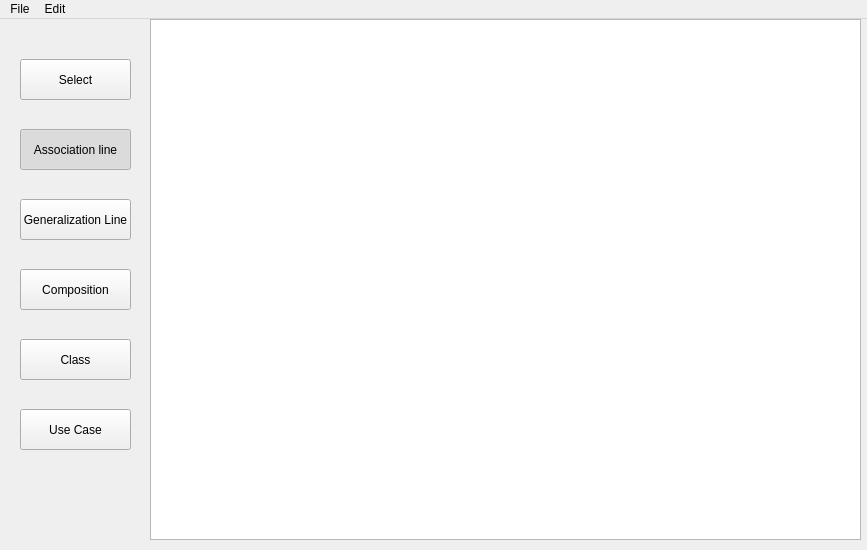
<?xml version="1.0" encoding="UTF-8"?>
<ui version="4.0">
 <class>MainWindow</class>
 <widget class="QMainWindow" name="MainWindow">
  <property name="geometry">
   <rect>
    <x>0</x>
    <y>0</y>
    <width>867</width>
    <height>550</height>
   </rect>
  </property>
  <property name="windowTitle">
   <string>UMLEditor</string>
  </property>
  <widget class="QWidget" name="centralWidget">
   <widget class="QPushButton" name="select_Button">
    <property name="geometry">
     <rect>
      <x>20</x>
      <y>40</y>
      <width>111</width>
      <height>41</height>
     </rect>
    </property>
    <property name="text">
     <string>Select</string>
    </property>
    <property name="checkable">
     <bool>true</bool>
    </property>
    <property name="checked">
     <bool>false</bool>
    </property>
    <property name="autoExclusive">
     <bool>false</bool>
    </property>
   </widget>
   <widget class="QPushButton" name="ass_line_Button">
    <property name="geometry">
     <rect>
      <x>20</x>
      <y>110</y>
      <width>111</width>
      <height>41</height>
     </rect>
    </property>
    <property name="layoutDirection">
     <enum>Qt::LeftToRight</enum>
    </property>
    <property name="text">
     <string>Association line</string>
    </property>
    <property name="checkable">
     <bool>true</bool>
    </property>
    <property name="checked">
     <bool>true</bool>
    </property>
    <property name="autoExclusive">
     <bool>false</bool>
    </property>
   </widget>
   <widget class="QPushButton" name="gen_line_Button">
    <property name="geometry">
     <rect>
      <x>20</x>
      <y>180</y>
      <width>111</width>
      <height>41</height>
     </rect>
    </property>
    <property name="text">
     <string>Generalization Line</string>
    </property>
    <property name="checkable">
     <bool>false</bool>
    </property>
    <property name="checked">
     <bool>false</bool>
    </property>
    <property name="autoExclusive">
     <bool>false</bool>
    </property>
   </widget>
   <widget class="QPushButton" name="compo_Button">
    <property name="geometry">
     <rect>
      <x>20</x>
      <y>250</y>
      <width>111</width>
      <height>41</height>
     </rect>
    </property>
    <property name="text">
     <string>Composition</string>
    </property>
    <property name="checkable">
     <bool>true</bool>
    </property>
    <property name="autoExclusive">
     <bool>true</bool>
    </property>
   </widget>
   <widget class="QPushButton" name="class_Button">
    <property name="geometry">
     <rect>
      <x>20</x>
      <y>320</y>
      <width>111</width>
      <height>41</height>
     </rect>
    </property>
    <property name="text">
     <string>Class</string>
    </property>
    <property name="checkable">
     <bool>true</bool>
    </property>
    <property name="autoExclusive">
     <bool>false</bool>
    </property>
   </widget>
   <widget class="QPushButton" name="use_case_Button">
    <property name="geometry">
     <rect>
      <x>20</x>
      <y>390</y>
      <width>111</width>
      <height>41</height>
     </rect>
    </property>
    <property name="text">
     <string>Use Case</string>
    </property>
    <property name="checkable">
     <bool>true</bool>
    </property>
    <property name="autoExclusive">
     <bool>false</bool>
    </property>
   </widget>
   <widget class="QGraphicsView" name="graphicsView">
    <property name="geometry">
     <rect>
      <x>150</x>
      <y>0</y>
      <width>711</width>
      <height>521</height>
     </rect>
    </property>
   </widget>
  </widget>
  <widget class="QMenuBar" name="menuBar">
   <property name="geometry">
    <rect>
     <x>0</x>
     <y>0</y>
     <width>867</width>
     <height>22</height>
    </rect>
   </property>
   <widget class="QMenu" name="menuFile">
    <property name="title">
     <string>File</string>
    </property>
    <addaction name="actionExit"/>
   </widget>
   <widget class="QMenu" name="menuEdit">
    <property name="title">
     <string>Edit</string>
    </property>
    <addaction name="actionChange_Object_Name"/>
    <addaction name="actionGroup"/>
    <addaction name="actionUngroup"/>
   </widget>
   <addaction name="menuFile"/>
   <addaction name="menuEdit"/>
  </widget>
  <action name="actionExit">
   <property name="text">
    <string>Exit</string>
   </property>
  </action>
  <action name="actionChange_Object_Name">
   <property name="text">
    <string>Change Object Name</string>
   </property>
  </action>
  <action name="actionGroup">
   <property name="text">
    <string>Group</string>
   </property>
  </action>
  <action name="actionUngroup">
   <property name="text">
    <string>Ungroup</string>
   </property>
  </action>
 </widget>
 <layoutdefault spacing="6" margin="11"/>
 <resources/>
 <connections/>
</ui>
